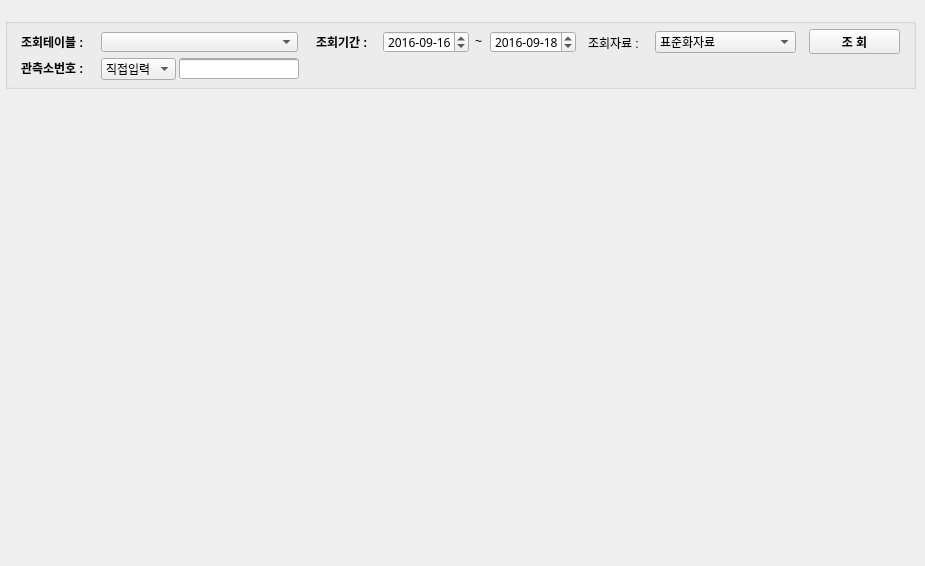
     <widget class="QWidget" name="tab_3">
      <attribute name="title">
       <string>DB 자료조회</string>
      </attribute>
      <widget class="QWidget" name="verticalLayoutWidget">
       <property name="geometry">
        <rect>
         <x>5</x>
         <y>96</y>
         <width>911</width>
         <height>461</height>
        </rect>
       </property>
       <layout class="QVBoxLayout" name="verticalLayout"/>
      </widget>
      <widget class="QGroupBox" name="groupBox_21">
       <property name="geometry">
        <rect>
         <x>5</x>
         <y>18</y>
         <width>911</width>
         <height>71</height>
        </rect>
       </property>
       <property name="title">
        <string/>
       </property>
       <widget class="QLabel" name="label0_2">
        <property name="geometry">
         <rect>
          <x>16</x>
          <y>16</y>
          <width>80</width>
          <height>16</height>
         </rect>
        </property>
        <property name="font">
         <font>
          <weight>75</weight>
          <bold>true</bold>
         </font>
        </property>
        <property name="text">
         <string>조회테이블 : </string>
        </property>
       </widget>
       <widget class="QLabel" name="label01_3">
        <property name="geometry">
         <rect>
          <x>16</x>
          <y>40</y>
          <width>81</width>
          <height>20</height>
         </rect>
        </property>
        <property name="font">
         <font>
          <weight>75</weight>
          <bold>true</bold>
         </font>
        </property>
        <property name="text">
         <string>관측소번호 : </string>
        </property>
       </widget>
       <widget class="QPushButton" name="btn_dataSearch">
        <property name="geometry">
         <rect>
          <x>804</x>
          <y>11</y>
          <width>91</width>
          <height>25</height>
         </rect>
        </property>
        <property name="font">
         <font>
          <weight>75</weight>
          <bold>true</bold>
         </font>
        </property>
        <property name="text">
         <string>조 회</string>
        </property>
       </widget>
       <widget class="QComboBox" name="cb_searchTable">
        <property name="geometry">
         <rect>
          <x>96</x>
          <y>14</y>
          <width>197</width>
          <height>20</height>
         </rect>
        </property>
        <property name="font">
         <font>
          <weight>50</weight>
          <bold>false</bold>
         </font>
        </property>
       </widget>
       <widget class="QLabel" name="label01_4">
        <property name="geometry">
         <rect>
          <x>311</x>
          <y>14</y>
          <width>61</width>
          <height>20</height>
         </rect>
        </property>
        <property name="font">
         <font>
          <weight>75</weight>
          <bold>true</bold>
         </font>
        </property>
        <property name="text">
         <string>조회기간 : </string>
        </property>
       </widget>
       <widget class="QLabel" name="label_101">
        <property name="geometry">
         <rect>
          <x>470</x>
          <y>15</y>
          <width>10</width>
          <height>16</height>
         </rect>
        </property>
        <property name="font">
         <font>
          <family>Arial</family>
          <pointsize>9</pointsize>
          <weight>50</weight>
          <bold>false</bold>
         </font>
        </property>
        <property name="text">
         <string>~</string>
        </property>
       </widget>
       <widget class="QDateTimeEdit" name="dt_data_endTime">
        <property name="geometry">
         <rect>
          <x>485</x>
          <y>13</y>
          <width>86</width>
          <height>22</height>
         </rect>
        </property>
        <property name="font">
         <font>
          <family>굴림</family>
          <pointsize>9</pointsize>
          <weight>50</weight>
          <bold>false</bold>
         </font>
        </property>
        <property name="dateTime">
         <datetime>
          <hour>0</hour>
          <minute>0</minute>
          <second>0</second>
          <year>2016</year>
          <month>9</month>
          <day>18</day>
         </datetime>
        </property>
        <property name="date">
         <date>
          <year>2016</year>
          <month>9</month>
          <day>18</day>
         </date>
        </property>
        <property name="time">
         <time>
          <hour>0</hour>
          <minute>0</minute>
          <second>0</second>
         </time>
        </property>
        <property name="displayFormat">
         <string>yyyy-MM-dd</string>
        </property>
       </widget>
       <widget class="QDateTimeEdit" name="dt_data_startTime">
        <property name="geometry">
         <rect>
          <x>378</x>
          <y>13</y>
          <width>86</width>
          <height>22</height>
         </rect>
        </property>
        <property name="font">
         <font>
          <family>굴림</family>
          <pointsize>9</pointsize>
          <weight>50</weight>
          <bold>false</bold>
         </font>
        </property>
        <property name="date">
         <date>
          <year>2016</year>
          <month>9</month>
          <day>16</day>
         </date>
        </property>
        <property name="time">
         <time>
          <hour>0</hour>
          <minute>0</minute>
          <second>0</second>
         </time>
        </property>
        <property name="displayFormat">
         <string>yyyy-MM-dd</string>
        </property>
       </widget>
       <widget class="QComboBox" name="cb_inputType">
        <property name="geometry">
         <rect>
          <x>96</x>
          <y>40</y>
          <width>75</width>
          <height>22</height>
         </rect>
        </property>
        <property name="font">
         <font>
          <weight>50</weight>
          <bold>false</bold>
         </font>
        </property>
        <item>
         <property name="text">
          <string>직접입력</string>
         </property>
        </item>
        <item>
         <property name="text">
          <string>목록선택</string>
         </property>
        </item>
       </widget>
       <widget class="QComboBox" name="cb_inputSelect">
        <property name="geometry">
         <rect>
          <x>174</x>
          <y>40</y>
          <width>120</width>
          <height>20</height>
         </rect>
        </property>
        <property name="sizePolicy">
         <sizepolicy hsizetype="Preferred" vsizetype="Fixed">
          <horstretch>0</horstretch>
          <verstretch>0</verstretch>
         </sizepolicy>
        </property>
        <property name="maximumSize">
         <size>
          <width>16777215</width>
          <height>16777215</height>
         </size>
        </property>
        <property name="font">
         <font>
          <weight>50</weight>
          <bold>false</bold>
         </font>
        </property>
        <property name="maxVisibleItems">
         <number>10</number>
        </property>
        <property name="maxCount">
         <number>2147483647</number>
        </property>
        <property name="minimumContentsLength">
         <number>0</number>
        </property>
       </widget>
       <widget class="QLineEdit" name="txtBox_inputUser">
        <property name="enabled">
         <bool>true</bool>
        </property>
        <property name="geometry">
         <rect>
          <x>174</x>
          <y>41</y>
          <width>120</width>
          <height>20</height>
         </rect>
        </property>
        <property name="maximumSize">
         <size>
          <width>120</width>
          <height>20</height>
         </size>
        </property>
        <property name="font">
         <font>
          <weight>50</weight>
          <bold>false</bold>
         </font>
        </property>
       </widget>
       <widget class="QLabel" name="label">
        <property name="geometry">
         <rect>
          <x>583</x>
          <y>17</y>
          <width>61</width>
          <height>16</height>
         </rect>
        </property>
        <property name="text">
         <string>조회자료 :</string>
        </property>
       </widget>
       <widget class="QComboBox" name="cb_dataCol">
        <property name="geometry">
         <rect>
          <x>650</x>
          <y>13</y>
          <width>141</width>
          <height>22</height>
         </rect>
        </property>
        <property name="font">
         <font>
          <weight>50</weight>
          <bold>false</bold>
         </font>
        </property>
        <item>
         <property name="text">
          <string>표준화자료</string>
         </property>
        </item>
        <item>
         <property name="text">
          <string>결측치보정자료</string>
         </property>
        </item>
        <item>
         <property name="text">
          <string>이상치보정자료</string>
         </property>
        </item>
       </widget>
      </widget>
     </widget>
